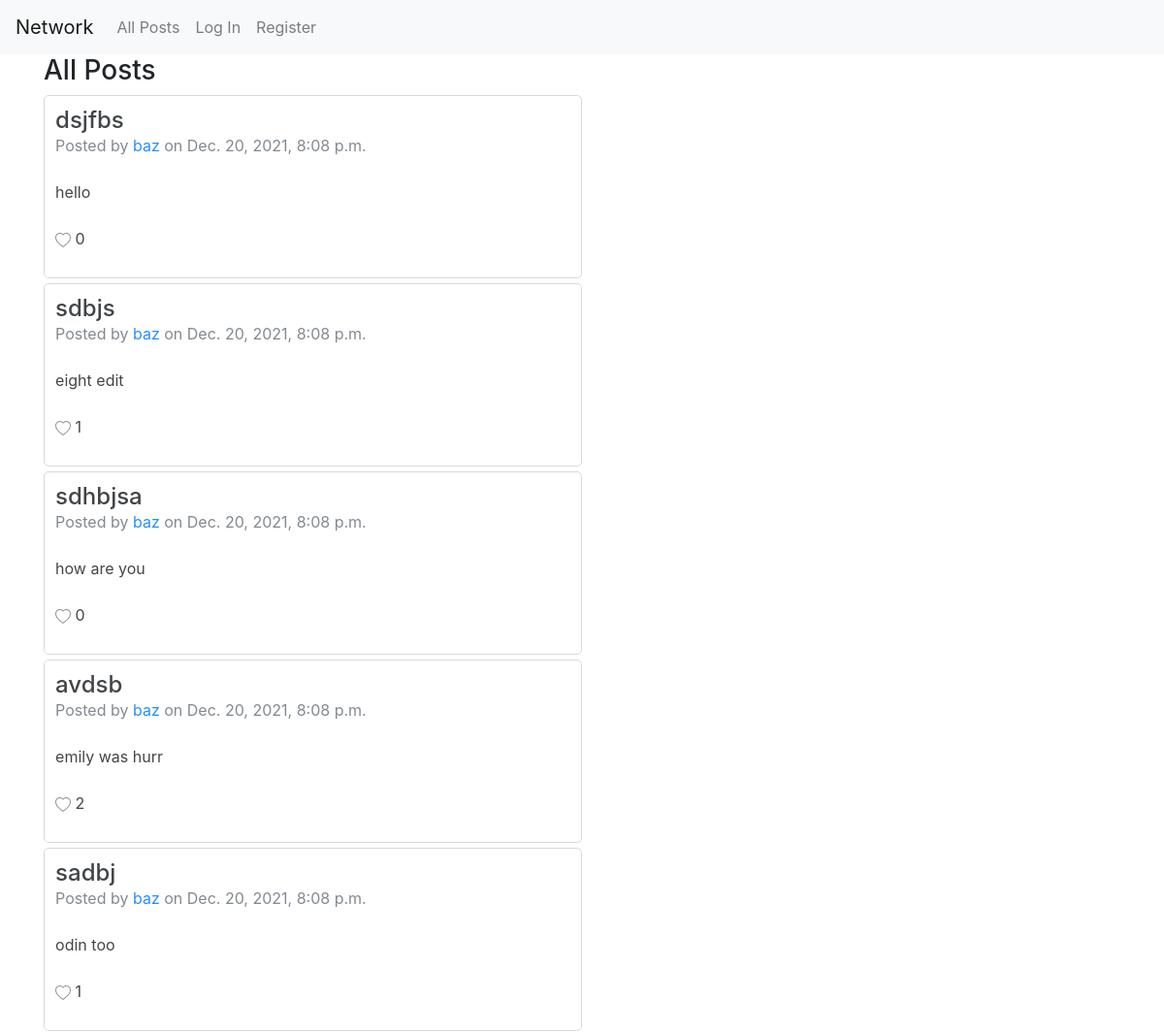
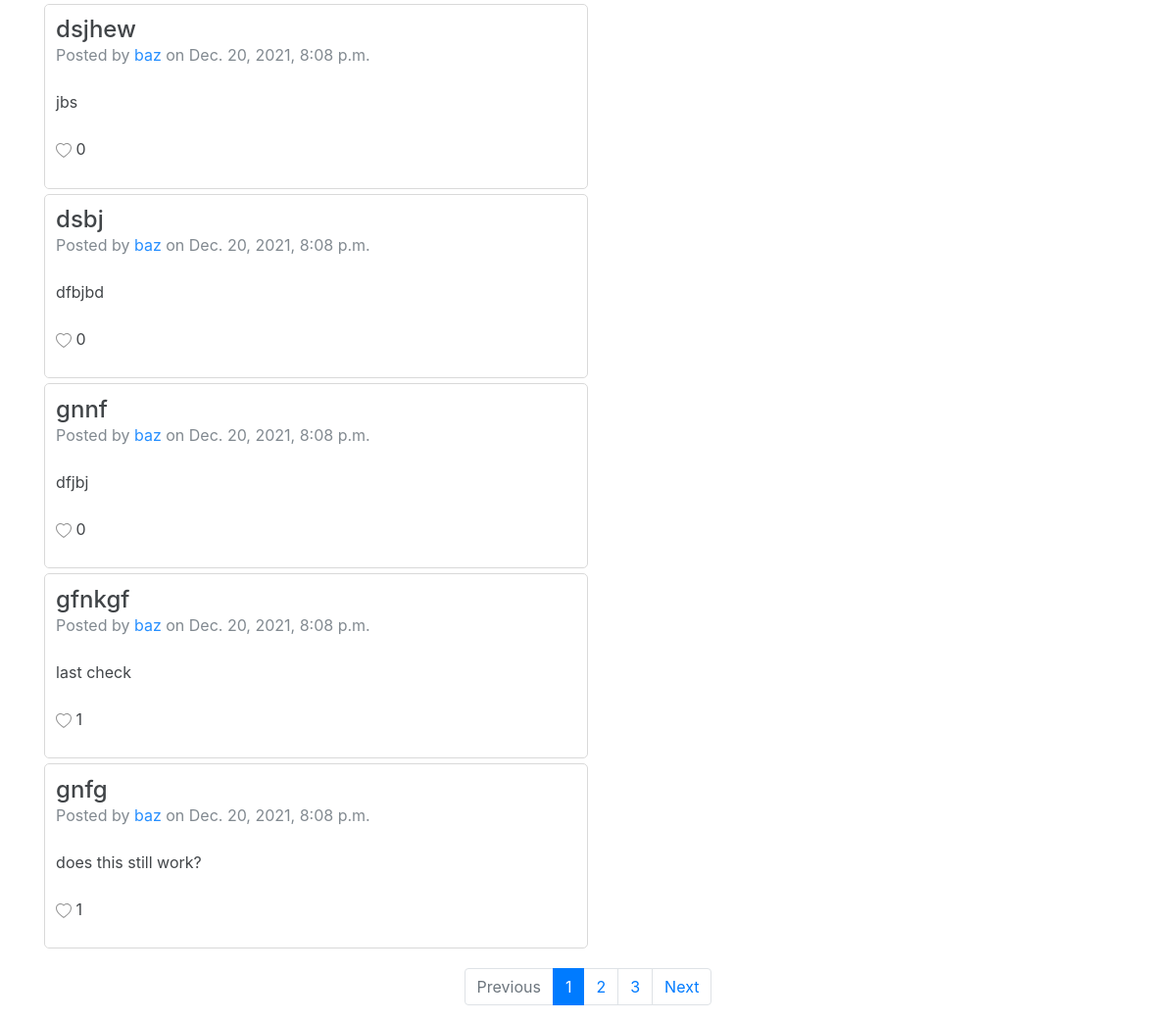
The page / on the database its author committed (2 pictures, top to bottom).
### network/models.py (models this page shows, shortened)
class Post(models.Model):
    title = models.CharField(max_length=64)
    body = models.CharField(max_length=500)
    timestamp = models.DateTimeField(auto_now_add=True)
    user = models.ForeignKey('User', on_delete=models.CASCADE, related_name='post_user')
    liked_by = models.ManyToManyField('User', default=None, blank=True, related_name='post_likes')

class User(AbstractUser):
    pass

### network/views.py (the view)
# urls.py: path("", views.index, name="index"),
def index(request):
    posts = Post.objects.order_by('-timestamp')
    paginator = Paginator(posts, 10) # Show 10 posts per page.
    page_number = request.GET.get('page')
    page_obj = paginator.get_page(page_number)
    return render(request, 'network/index.html', {
        'page_obj': page_obj
    })

### network/templates/network/index.html (shortened to what this page needs)
{% extends "network/layout.html" %}
{% load static %}
{% block body %}
<div class="container justify-content-center">
    <h3>All Posts</h3>
    {% for post in page_obj %}
    <div id="{{ post.id }}" class="list-item" style="margin: 0px; margin-bottom: 5px;">
        <h4 id="post-title" style="margin-bottom: 0px;">{{ post.title }}</h4>
        <p class="text-muted">Posted by <a href="{% url 'profile' post.user.username %}" style="text-decoration: none;">{{ post.user }}</a> on {{ post.timestamp }}</p>
        <br>
        <p id="post-body" value="{{ post.body }}">{{ post.body}}</p>
        <br>
        <div id="likes" style="display: block;">
            {% with user=request.user like_count=post.liked_by.count%}
                {% if user in post.liked_by.all %}
                    <div id="icon-filled" onclick="unlike_post('{{ post.id }}')" style="display: inline-block;">
                        <svg id="filled" xmlns="http://www.w3.org/2000/svg" width="16" height="16" fill="red" class="bi bi-heart-fill" viewBox="0 0 16 16">
                            <path fill-rule="evenodd" d="M8 1.314C12.438-3.248 23.534 4.735 8 15-7.534 4.736 3.562-3.248 8 1.314z"/>
                        </svg>
                    </div>
                    <div id="icon-empty" onclick="like_post('{{ post.id }}')" style="display: none;">
                        <svg id="empty" xmlns="http://www.w3.org/2000/svg" width="16" height="16" fill="grey" class="bi bi-heart" viewBox="0 0 16 16">
                            <path d="m8 2.748-.717-.737C5.6.281 2.514.878 1.4 3.053c-.523 1.023-.641 2.5.314 4.385.92 1.815 2.834 3.989 6.286 6.357 3.452-2.368 5.365-4.542 6.286-6.357.955-1.886.838-3.362.314-4.385C13.486.878 10.4.28 8.717 2.01L8 2.748zM8 15C-7.333 4.868 3.279-3.04 7.824 1.143c.06.055.119.112.176.171a3.12 3.12 0 0 1 .176-.17C12.72-3.042 23.333 4.867 8 15z"/>
                        </svg>
                    </div>
                    <p id="likeCount" style="display: inline-block" value="{{ like_count }}">{{ like_count }}</p>
                {% else %}
                    <div id="icon-empty" onclick="like_post('{{ post.id }}')" style="display: inline-block;">
                    </div>
                    <p id="likeCount" style="display: inline-block" value="{{ like_count }}">{{ like_count }}</p>
                {% endif %}
            {% endwith %}
        </div>
    </div>
    {% endfor %}
</div>
<nav aria-label="page-nav" style="margin-top: 20px;">
    <ul class="pagination justify-content-center">
        {% if page_obj.has_previous %}
            <li class="page-item">
                <a class="page-link" href="?page={{ page_obj.previous_page_number }}">Previous</a>
            </li>
        {% else %}
            <li class="page-item disabled">
                <a class="page-link" aria-disabled="true" href="">Previous</a>
            </li>
        {% endif %}
        {% for i in page_obj.paginator.page_range %}
            {% if i == page_obj.number %}
                <li class="page-item active" aria-current="page">
                    <span class="page-link">
                        {{ i }}
                    </span>
                </li>
            {% else %}
                <li class="page-item"><a class="page-link" href="?page={{ i }}">{{ i }}</a></li>
            {% endif %}
        {% endfor %}
        {% if page_obj.has_next %}
            <li class="page-item">
                <a class="page-link" href="?page={{ page_obj.next_page_number }}">Next</a>
            </li>
        {% else %}
            <li class="page-item disabled">
                <a class="page-link" aria-disabled="true" href="">Next</a>
            </li>
        {% endif %}
    </ul>
</nav>
{% endblock %}

### network/static/network/styles.css (style rules this page uses)
.list-item { border: 1px solid lightgrey; border-radius: 5px; margin-bottom: 1em; opacity: 85%; padding: 1%; width: 50%; }
.list-item > p { margin: 0px; }

### rows shown on the page
Post: title "dsjfbs", user "baz", timestamp "Dec. 20, 2021, 8:08 p.m.", body "hello", liked_by.count "0"
Post: title "sdbjs", user "baz", timestamp "Dec. 20, 2021, 8:08 p.m.", body "eight edit", liked_by.count "1"
Post: title "sdhbjsa", user "baz", timestamp "Dec. 20, 2021, 8:08 p.m.", body "how are you", liked_by.count "0"
Post: title "avdsb", user "baz", timestamp "Dec. 20, 2021, 8:08 p.m.", body "emily was hurr", liked_by.count "2"
Post: title "sadbj", user "baz", timestamp "Dec. 20, 2021, 8:08 p.m.", body "odin too", liked_by.count "1"
Post: title "dsjhew", user "baz", timestamp "Dec. 20, 2021, 8:08 p.m.", body "jbs", liked_by.count "0"
Post: title "dsbj", user "baz", timestamp "Dec. 20, 2021, 8:08 p.m.", body "dfbjbd", liked_by.count "0"
Post: title "gnnf", user "baz", timestamp "Dec. 20, 2021, 8:08 p.m.", body "dfjbj", liked_by.count "0"
Post: title "gfnkgf", user "baz", timestamp "Dec. 20, 2021, 8:08 p.m.", body "last check", liked_by.count "1"
Post: title "gnfg", user "baz", timestamp "Dec. 20, 2021, 8:08 p.m.", body "does this still work?", liked_by.count "1"

### other values the page prints
{{ i }} "1"
{{ i }} "2" "3"
